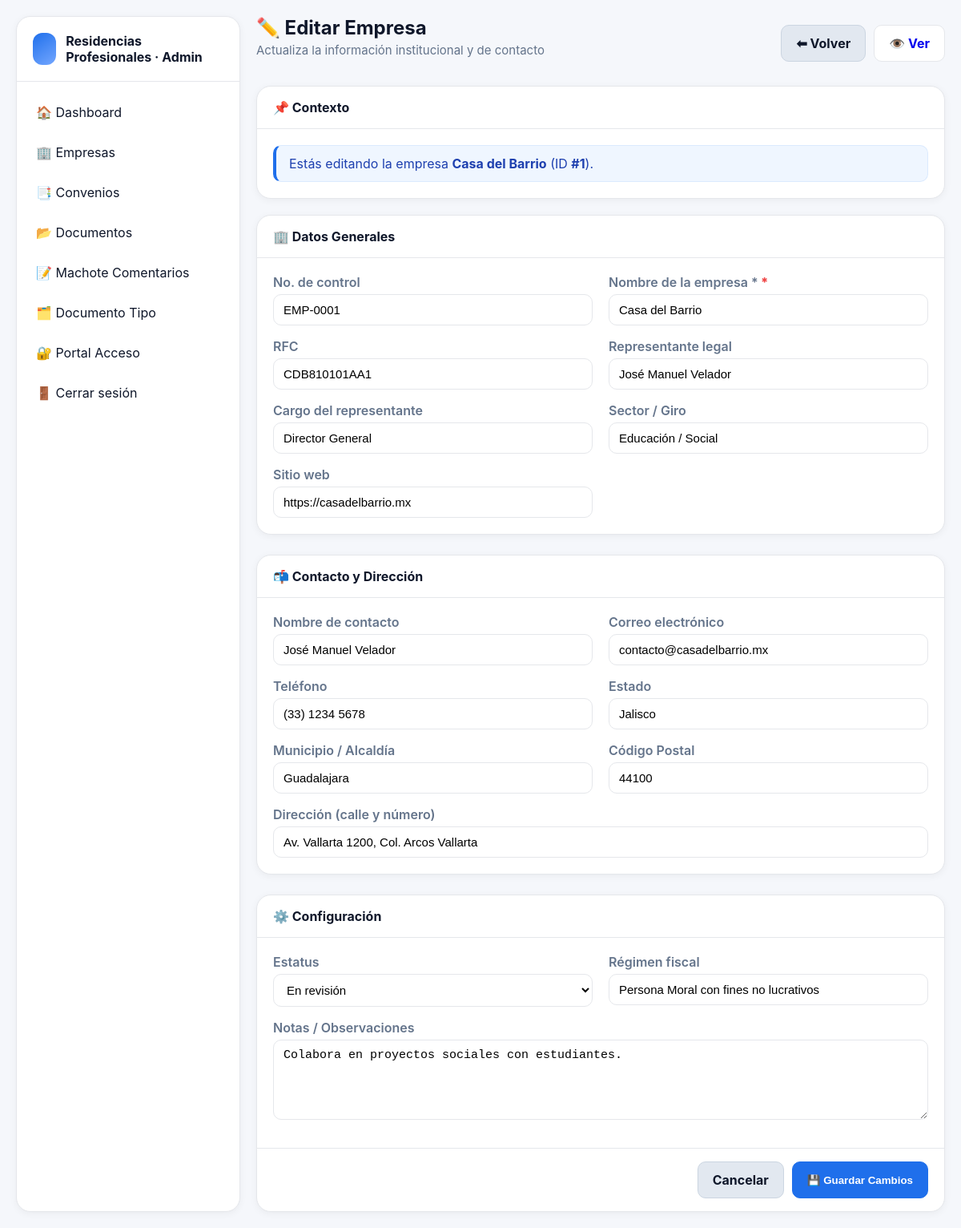
Page /recidencia/view/empresa/empresa_edit.php?id=1 on the committed database.
### tables this page shows
CREATE TABLE `rp_empresa` (
  `id` bigint(20) NOT NULL AUTO_INCREMENT,
  `numero_control` varchar(20) DEFAULT NULL,
  `nombre` varchar(191) NOT NULL,
  `rfc` varchar(20) DEFAULT NULL,
  `representante` varchar(191) DEFAULT NULL,
  `cargo_representante` varchar(191) DEFAULT NULL,
  `sector` varchar(191) DEFAULT NULL,
  `sitio_web` varchar(255) DEFAULT NULL,
  `contacto_nombre` varchar(191) DEFAULT NULL,
  `contacto_email` varchar(191) DEFAULT NULL,
  `telefono` varchar(30) DEFAULT NULL,
  `estado` varchar(100) DEFAULT NULL,
  `municipio` varchar(100) DEFAULT NULL,
  `cp` varchar(10) DEFAULT NULL,
  `direccion` varchar(255) DEFAULT NULL,
  `estatus` enum('Activa','En revisión','Inactiva','Suspendida') NOT NULL DEFAULT 'En revisión',
  `regimen_fiscal` varchar(191) DEFAULT NULL,
  `notas` text DEFAULT NULL,
  `creado_en` datetime NOT NULL DEFAULT current_timestamp(),
  `actualizado_en` datetime DEFAULT NULL ON UPDATE current_timestamp(),
  PRIMARY KEY (`id`),
  UNIQUE KEY `uk_empresa_rfc` (`rfc`),
  UNIQUE KEY `numero_control` (`numero_control`),
  KEY `idx_empresa_nombre` (`nombre`)
);

### recidencia/view/empresa/empresa_edit.php (the view, shortened to what the rows shown need)
<?php
$handlerResult = require __DIR__ . '/../../handler/empresa/empresa_edit_handler.php';
$empresaId = $handlerResult['empresaId'];
$formData = $handlerResult['formData'];
$estatusOptions = $handlerResult['estatusOptions'];
$controllerError = $handlerResult['controllerError'];
$loadError = $handlerResult['loadError'];
$empresaNombre = empresaFormValue($formData, 'nombre');
?>
<!DOCTYPE html>
<html lang="es">
<head>
  <link rel="stylesheet" href="../../assets/css/dashboard.css" />
  <link rel="stylesheet" href="../../assets/css/empresas/empresaedit.css" />
</head>
<body>
  <div class="app">
    <?php include __DIR__ . '/../../layout/sidebar.php'; ?>
    <main class="main">
      <header class="topbar">
        <div>
          <h2>✏️ Editar Empresa</h2>
        </div>
      </header>
      <?php if ($controllerError !== null || $loadError !== null) : ?>
        <section class="card">
          <header>⚠️ Aviso</header>
          <div class="content">
            <?php if ($controllerError !== null) : ?>
              <div class="alert error">
                <?php echo htmlspecialchars($controllerError, ENT_QUOTES, 'UTF-8'); ?>
              </div>
            <?php endif; ?>
            <?php if ($loadError !== null) : ?>
              <div class="alert error">
                <?php echo htmlspecialchars($loadError, ENT_QUOTES, 'UTF-8'); ?>
              </div>
            <?php endif; ?>
            <p>Utiliza el enlace anterior para volver al listado de empresas.</p>
          </div>
        </section>
      <?php else : ?>
        <section class="card">
          <header>📌 Contexto</header>
          <div class="content">
            <div class="alert info">
              Estás editando la empresa <strong><?php echo htmlspecialchars($empresaNombre, ENT_QUOTES, 'UTF-8'); ?></strong>
              (ID <strong>#<?php echo htmlspecialchars((string) $empresaId, ENT_QUOTES, 'UTF-8'); ?></strong>).
            </div>
          </div>
        </section>
        <form class="form-grid" method="post" action="">
          <section class="card">
            <header>🏢 Datos Generales</header>
            <div class="content grid">
              <div class="field">
                <label for="numero_control">No. de control</label>
                <input id="numero_control" name="numero_control" type="text" maxlength="20" placeholder="Ej: EMP-0001"
                  value="<?php echo htmlspecialchars(empresaFormValue($formData, 'numero_control'), ENT_QUOTES, 'UTF-8'); ?>" />
              </div>
              <div class="field">
                <label for="nombre" class="required">Nombre de la empresa *</label>
                <input id="nombre" name="nombre" type="text" required placeholder="Ej: Casa del Barrio"
                  value="<?php echo htmlspecialchars(empresaFormValue($formData, 'nombre'), ENT_QUOTES, 'UTF-8'); ?>" />
              </div>
              <div class="field">
                <label for="rfc">RFC</label>
                <input id="rfc" name="rfc" type="text" maxlength="20" placeholder="Ej: CDB810101AA1"
                  value="<?php echo htmlspecialchars(empresaFormValue($formData, 'rfc'), ENT_QUOTES, 'UTF-8'); ?>" />
              </div>
              <div class="field">
                <label for="representante">Representante legal</label>
                <input id="representante" name="representante" type="text" placeholder="Ej: José Manuel Velador"
                  value="<?php echo htmlspecialchars(empresaFormValue($formData, 'representante'), ENT_QUOTES, 'UTF-8'); ?>" />
              </div>
              <div class="field">
                <label for="cargo_representante">Cargo del representante</label>
                <input id="cargo_representante" name="cargo_representante" type="text" placeholder="Ej: Director General"
                  value="<?php echo htmlspecialchars(empresaFormValue($formData, 'cargo_representante'), ENT_QUOTES, 'UTF-8'); ?>" />
              </div>
              <div class="field">
                <label for="sector">Sector / Giro</label>
                <input id="sector" name="sector" type="text" placeholder="Ej: Educación / Social"
                  value="<?php echo htmlspecialchars(empresaFormValue($formData, 'sector'), ENT_QUOTES, 'UTF-8'); ?>" />
              </div>
              <div class="field">
                <label for="sitio_web">Sitio web</label>
                <input id="sitio_web" name="sitio_web" type="url" placeholder="https://www.empresa.mx"
                  value="<?php echo htmlspecialchars(empresaFormValue($formData, 'sitio_web'), ENT_QUOTES, 'UTF-8'); ?>" />
              </div>
            </div>
          </section>
          <section class="card">
            <header>📬 Contacto y Dirección</header>
            <div class="content grid">
              <div class="field">
                <label for="contacto_nombre">Nombre de contacto</label>
                <input id="contacto_nombre" name="contacto_nombre" type="text" placeholder="Ej: Responsable RH"
                  value="<?php echo htmlspecialchars(empresaFormValue($formData, 'contacto_nombre'), ENT_QUOTES, 'UTF-8'); ?>" />
              </div>
              <div class="field">
                <label for="contacto_email">Correo electrónico</label>
                <input id="contacto_email" name="contacto_email" type="email" placeholder="contacto@empresa.mx"
                  value="<?php echo htmlspecialchars(empresaFormValue($formData, 'contacto_email'), ENT_QUOTES, 'UTF-8'); ?>" />
              </div>
              <div class="field">
                <label for="telefono">Teléfono</label>
                <input id="telefono" name="telefono" type="tel" placeholder="(33) 1234 5678"
                  value="<?php echo htmlspecialchars(empresaFormValue($formData, 'telefono'), ENT_QUOTES, 'UTF-8'); ?>" />
              </div>
              <div class="field">
                <label for="estado">Estado</label>
                <input id="estado" name="estado" type="text" placeholder="Ej: Jalisco"
                  value="<?php echo htmlspecialchars(empresaFormValue($formData, 'estado'), ENT_QUOTES, 'UTF-8'); ?>" />
              </div>
              <div class="field">
                <label for="municipio">Municipio / Alcaldía</label>
                <input id="municipio" name="municipio" type="text" placeholder="Ej: Guadalajara"
                  value="<?php echo htmlspecialchars(empresaFormValue($formData, 'municipio'), ENT_QUOTES, 'UTF-8'); ?>" />
              </div>
              <div class="field">
                <label for="cp">Código Postal</label>
                <input id="cp" name="cp" type="text" placeholder="Ej: 44100"
                  value="<?php echo htmlspecialchars(empresaFormValue($formData, 'cp'), ENT_QUOTES, 'UTF-8'); ?>" />
              </div>
              <div class="field col-span-2">
                <label for="direccion">Dirección (calle y número)</label>
                <input id="direccion" name="direccion" type="text" placeholder="Ej: Calle Independencia 321"
                  value="<?php echo htmlspecialchars(empresaFormValue($formData, 'direccion'), ENT_QUOTES, 'UTF-8'); ?>" />
              </div>
            </div>
          </section>
          <section class="card">
            <header>⚙️ Configuración</header>
            <div class="content grid">
              <div class="field">
                <label for="estatus">Estatus</label>
                <select id="estatus" name="estatus">
                  <?php foreach ($estatusOptions as $option) : ?>
                    <option value="<?php echo htmlspecialchars($option, ENT_QUOTES, 'UTF-8'); ?>"
                      <?php echo empresaFormValue($formData, 'estatus') === $option ? 'selected' : ''; ?>>
                      <?php echo htmlspecialchars($option, ENT_QUOTES, 'UTF-8'); ?>
                    </option>
                  <?php endforeach; ?>
                </select>
              </div>
              <div class="field">
                <label for="regimen_fiscal">Régimen fiscal</label>
                <input id="regimen_fiscal" name="regimen_fiscal" type="text" placeholder="Opcional"
                  value="<?php echo htmlspecialchars(empresaFormValue($formData, 'regimen_fiscal'), ENT_QUOTES, 'UTF-8'); ?>" />
              </div>
              <div class="field col-span-2">
                <label for="notas">Notas / Observaciones</label>
                <textarea id="notas" name="notas" rows="4"
                  placeholder="Comentarios internos del área de vinculación..."><?php echo htmlspecialchars(empresaFormValue($formData, 'notas'), ENT_QUOTES, 'UTF-8'); ?></textarea>
              </div>
            </div>
            <div class="actions">
              <a href="empresa_view.php?id=<?php echo urlencode((string) $empresaId); ?>" class="btn secondary">Cancelar</a>
              <button type="submit" class="btn primary">💾 Guardar Cambios</button>
            </div>
          </section>
        </form>
      <?php endif; ?>
    </main>
  </div>
</body>
</html>

### rows in the picture
rp_empresa: nombre "Casa del Barrio", numero_control "EMP-0001", rfc "CDB810101AA1", representante "José Manuel Velador", cargo_representante "Director General", sector "Educación / Social", sitio_web "https://casadelbarrio.mx", contacto_nombre "José Manuel Velador", contacto_email "contacto@casadelbarrio.mx", telefono "(33) 1234 5678", estado "Jalisco", municipio "Guadalajara", cp "44100", direccion "Av. Vallarta 1200, Col. Arcos Vallarta", estatus "En revisión", regimen_fiscal "Persona Moral con fines no lucrativos", notas "Colabora en proyectos sociales con estudiantes."

### other values in the picture
$empresaId "1"
